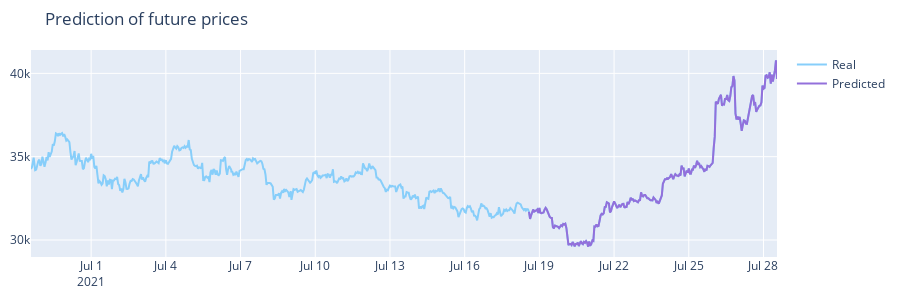

The cell this chart's notebook holds for it:
### Code cell
# result data hoga
real_prices = prices_data.iloc[-(24*30):, :]
predicted_prices = prices_data.iloc[-(24*10):, :]

fig = go.Figure()
fig.add_trace(go.Scatter(x=real_prices['time'], y=real_prices['prices'], name='Real', marker_color='LightSkyBlue'))
fig.add_trace(go.Scatter(x=predicted_prices['time'], y=predicted_prices['prices'], name='Predicted', marker_color='MediumPurple'))

fig.update_layout(margin=dict(l=10, r=10, t=50, b=10), 
                  width=900, height=300,
                  title='Prediction of future prices')

fig.show()

### Figure 1 — Plotly figure (JSON) as saved in the notebook; plotly's stock layout.template omitted (floating-point values rounded to 4 significant figures; data arrays with more than 128 entries replaced by an {"elided": "..."} marker saying what was removed)
{"data": [{"marker": {"color": "LightSkyBlue"}, "name": "Real", "type": "scatter", "x": {"elided": "720 str values"}, "y": {"elided": "720 float values"}}, {"marker": {"color": "MediumPurple"}, "name": "Predicted", "type": "scatter", "x": {"elided": "240 str values"}, "y": {"elided": "240 float values"}}], "layout": {"height": 300, "margin": {"b": 10, "l": 10, "r": 10, "t": 50}, "title": {"text": "Prediction of future prices"}, "width": 900}}
